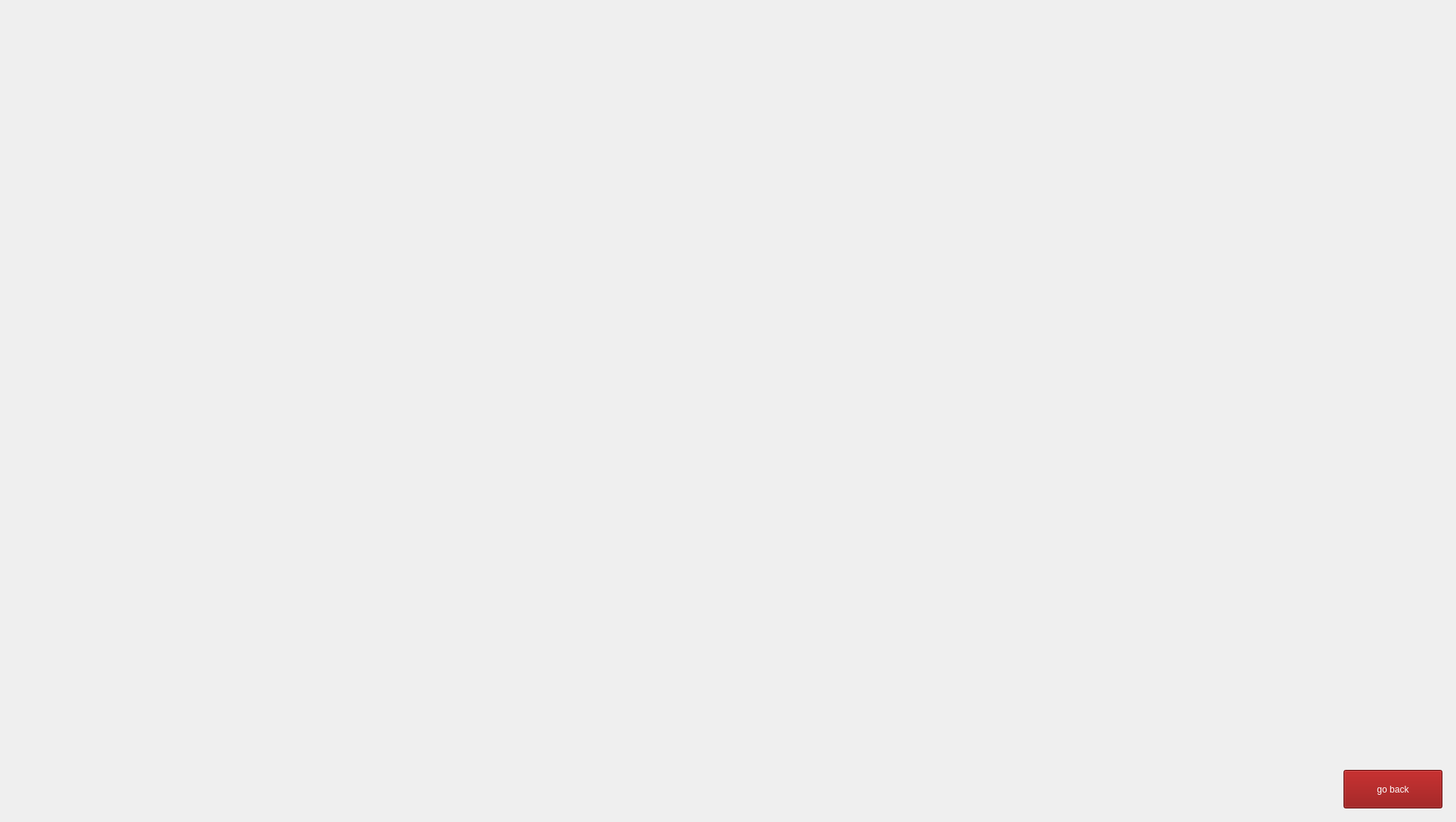
    <widget class="QWidget" name="view_info">
     <widget class="QLabel" name="label">
      <property name="geometry">
       <rect>
        <x>0</x>
        <y>0</y>
        <width>1920</width>
        <height>1080</height>
       </rect>
      </property>
      <property name="text">
       <string/>
      </property>
      <property name="pixmap">
       <pixmap resource="bgi.qrc">:/new/prefix1/bgi/your info.jpg</pixmap>
      </property>
      <property name="scaledContents">
       <bool>true</bool>
      </property>
     </widget>
     <widget class="QLineEdit" name="memberId">
      <property name="geometry">
       <rect>
        <x>290</x>
        <y>100</y>
        <width>171</width>
        <height>51</height>
       </rect>
      </property>
      <property name="styleSheet">
       <string notr="true">font: 35pt &quot;Segoe UI&quot;;
color: rgb(157, 0, 0);
background: transparent;
border:transparent;</string>
      </property>
      <property name="inputMethodHints">
       <set>Qt::InputMethodHint::ImhDigitsOnly</set>
      </property>
      <property name="text">
       <string/>
      </property>
      <property name="readOnly">
       <bool>true</bool>
      </property>
     </widget>
     <widget class="QLineEdit" name="memberName">
      <property name="geometry">
       <rect>
        <x>360</x>
        <y>170</y>
        <width>451</width>
        <height>51</height>
       </rect>
      </property>
      <property name="styleSheet">
       <string notr="true">font: 35pt &quot;Segoe UI&quot;;
background: transparent;
border:transparent;
</string>
      </property>
      <property name="inputMethodHints">
       <set>Qt::InputMethodHint::ImhDigitsOnly</set>
      </property>
      <property name="text">
       <string/>
      </property>
      <property name="readOnly">
       <bool>true</bool>
      </property>
     </widget>
     <widget class="QLineEdit" name="memberDob">
      <property name="geometry">
       <rect>
        <x>320</x>
        <y>230</y>
        <width>391</width>
        <height>51</height>
       </rect>
      </property>
      <property name="sizePolicy">
       <sizepolicy hsizetype="Preferred" vsizetype="Preferred">
        <horstretch>0</horstretch>
        <verstretch>0</verstretch>
       </sizepolicy>
      </property>
      <property name="maximumSize">
       <size>
        <width>16777215</width>
        <height>16777215</height>
       </size>
      </property>
      <property name="styleSheet">
       <string notr="true">font: 35pt &quot;Segoe UI&quot;;
background: transparent;
border:transparent;
</string>
      </property>
      <property name="inputMethodHints">
       <set>Qt::InputMethodHint::ImhDigitsOnly</set>
      </property>
      <property name="text">
       <string/>
      </property>
      <property name="readOnly">
       <bool>true</bool>
      </property>
     </widget>
     <widget class="QLineEdit" name="total_workouts_2">
      <property name="geometry">
       <rect>
        <x>360</x>
        <y>480</y>
        <width>161</width>
        <height>51</height>
       </rect>
      </property>
      <property name="styleSheet">
       <string notr="true">font: 35pt &quot;Segoe UI&quot;;
background: transparent;
border:transparent;</string>
      </property>
      <property name="inputMethodHints">
       <set>Qt::InputMethodHint::ImhDigitsOnly</set>
      </property>
      <property name="text">
       <string/>
      </property>
      <property name="readOnly">
       <bool>true</bool>
      </property>
     </widget>
     <widget class="QLineEdit" name="stat">
      <property name="geometry">
       <rect>
        <x>190</x>
        <y>420</y>
        <width>491</width>
        <height>71</height>
       </rect>
      </property>
      <property name="styleSheet">
       <string notr="true">font: 35pt &quot;Segoe UI&quot;;
background: transparent;
border:transparent;</string>
      </property>
      <property name="inputMethodHints">
       <set>Qt::InputMethodHint::ImhDigitsOnly</set>
      </property>
      <property name="text">
       <string/>
      </property>
      <property name="readOnly">
       <bool>true</bool>
      </property>
     </widget>
     <widget class="QLineEdit" name="exp_date">
      <property name="geometry">
       <rect>
        <x>360</x>
        <y>350</y>
        <width>431</width>
        <height>51</height>
       </rect>
      </property>
      <property name="styleSheet">
       <string notr="true">font: 35pt &quot;Segoe UI&quot;;
background: transparent;
border:transparent;</string>
      </property>
      <property name="inputMethodHints">
       <set>Qt::InputMethodHint::ImhDigitsOnly</set>
      </property>
      <property name="text">
       <string/>
      </property>
      <property name="readOnly">
       <bool>true</bool>
      </property>
     </widget>
     <widget class="QLineEdit" name="sub_per">
      <property name="geometry">
       <rect>
        <x>440</x>
        <y>290</y>
        <width>321</width>
        <height>51</height>
       </rect>
      </property>
      <property name="sizePolicy">
       <sizepolicy hsizetype="Preferred" vsizetype="Preferred">
        <horstretch>0</horstretch>
        <verstretch>0</verstretch>
       </sizepolicy>
      </property>
      <property name="styleSheet">
       <string notr="true">font: 35pt &quot;Segoe UI&quot;;
background: transparent;
border:transparent;
</string>
      </property>
      <property name="inputMethodHints">
       <set>Qt::InputMethodHint::ImhDigitsOnly</set>
      </property>
      <property name="text">
       <string/>
      </property>
      <property name="readOnly">
       <bool>true</bool>
      </property>
     </widget>
     <widget class="QPushButton" name="back_to_memmenue_2">
      <property name="geometry">
       <rect>
        <x>1780</x>
        <y>1020</y>
        <width>131</width>
        <height>51</height>
       </rect>
      </property>
      <property name="cursor">
       <cursorShape>PointingHandCursor</cursorShape>
      </property>
      <property name="styleSheet">
       <string notr="true">background-color: rgb(138, 0, 0);
font: 24pt &quot;Microsoft Tai Le&quot;;
color: white;</string>
      </property>
      <property name="text">
       <string>go back</string>
      </property>
     </widget>
    </widget>
